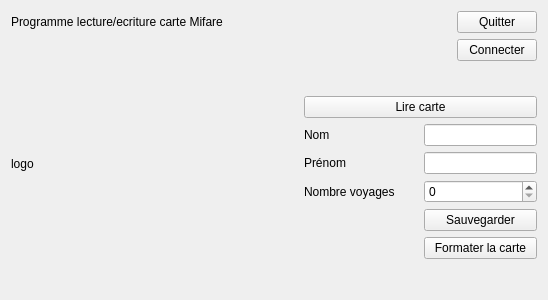
<?xml version="1.0" encoding="UTF-8"?>
<ui version="4.0">
 <class>MaFenetre</class>
 <widget class="QWidget" name="MaFenetre">
  <property name="geometry">
   <rect>
    <x>0</x>
    <y>0</y>
    <width>548</width>
    <height>300</height>
   </rect>
  </property>
  <property name="windowTitle">
   <string>MaFenetre</string>
  </property>
  <layout class="QGridLayout" name="gridLayout_4">
   <item row="3" column="2">
    <widget class="QLabel" name="readerName">
     <property name="text">
      <string>                                            </string>
     </property>
    </widget>
   </item>
   <item row="3" column="0" rowspan="5">
    <widget class="QLabel" name="logo">
     <property name="text">
      <string>logo</string>
     </property>
    </widget>
   </item>
   <item row="0" column="0">
    <widget class="QLabel" name="label">
     <property name="text">
      <string>Programme lecture/ecriture carte Mifare</string>
     </property>
    </widget>
   </item>
   <item row="3" column="3">
    <widget class="QPushButton" name="connect">
     <property name="text">
      <string>Connecter</string>
     </property>
    </widget>
   </item>
   <item row="0" column="3">
    <widget class="QPushButton" name="quit">
     <property name="text">
      <string>Quitter</string>
     </property>
    </widget>
   </item>
   <item row="0" column="1">
    <spacer name="horizontalSpacer_2">
     <property name="orientation">
      <enum>Qt::Horizontal</enum>
     </property>
     <property name="sizeHint" stdset="0">
      <size>
       <width>40</width>
       <height>20</height>
      </size>
     </property>
    </spacer>
   </item>
   <item row="6" column="2" colspan="2">
    <layout class="QGridLayout" name="gridLayout_3">
     <item row="1" column="2">
      <widget class="QLineEdit" name="userFirstNameEditor"/>
     </item>
     <item row="4" column="2">
      <widget class="QPushButton" name="format">
       <property name="text">
        <string>Formater la carte</string>
       </property>
      </widget>
     </item>
     <item row="0" column="0">
      <widget class="QLabel" name="userNameLabel">
       <property name="text">
        <string>Nom    </string>
       </property>
      </widget>
     </item>
     <item row="2" column="2">
      <widget class="QSpinBox" name="countTripEditor"/>
     </item>
     <item row="0" column="2">
      <widget class="QLineEdit" name="userNameEditor"/>
     </item>
     <item row="2" column="0">
      <widget class="QLabel" name="countTripLabel">
       <property name="text">
        <string>Nombre voyages       </string>
       </property>
      </widget>
     </item>
     <item row="1" column="0">
      <widget class="QLabel" name="userFirstNameLabel">
       <property name="text">
        <string>Prénom</string>
       </property>
      </widget>
     </item>
     <item row="3" column="2">
      <widget class="QPushButton" name="saveParameters">
       <property name="text">
        <string>Sauvegarder</string>
       </property>
      </widget>
     </item>
    </layout>
   </item>
   <item row="7" column="3">
    <spacer name="verticalSpacer">
     <property name="orientation">
      <enum>Qt::Vertical</enum>
     </property>
     <property name="sizeHint" stdset="0">
      <size>
       <width>20</width>
       <height>40</height>
      </size>
     </property>
    </spacer>
   </item>
   <item row="4" column="2">
    <spacer name="verticalSpacer_2">
     <property name="orientation">
      <enum>Qt::Vertical</enum>
     </property>
     <property name="sizeHint" stdset="0">
      <size>
       <width>20</width>
       <height>40</height>
      </size>
     </property>
    </spacer>
   </item>
   <item row="0" column="2">
    <spacer name="horizontalSpacer">
     <property name="orientation">
      <enum>Qt::Horizontal</enum>
     </property>
     <property name="sizeHint" stdset="0">
      <size>
       <width>40</width>
       <height>20</height>
      </size>
     </property>
    </spacer>
   </item>
   <item row="5" column="2" colspan="2">
    <widget class="QPushButton" name="readCard">
     <property name="text">
      <string>Lire carte</string>
     </property>
    </widget>
   </item>
  </layout>
 </widget>
 <layoutdefault spacing="6" margin="11"/>
 <resources/>
 <connections/>
</ui>
